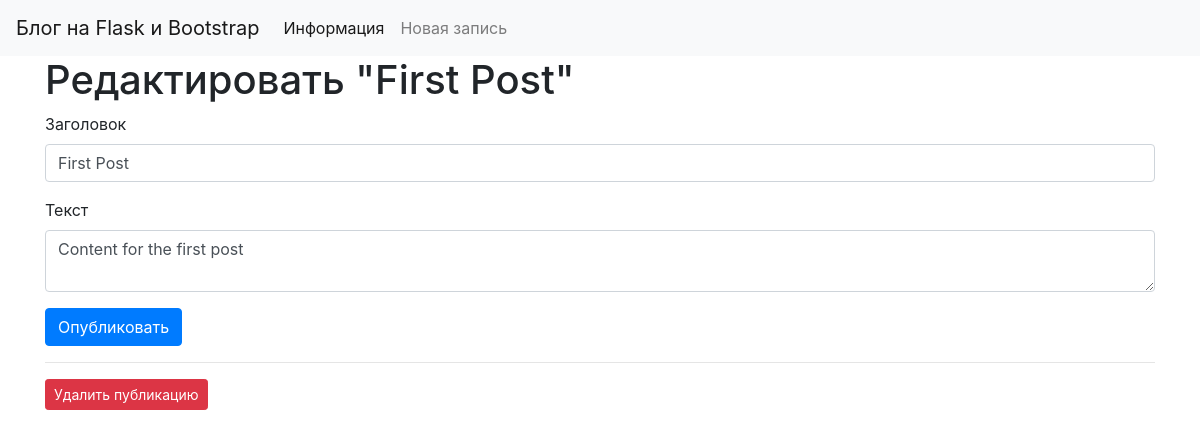
Before: /1/edit with the older database file.
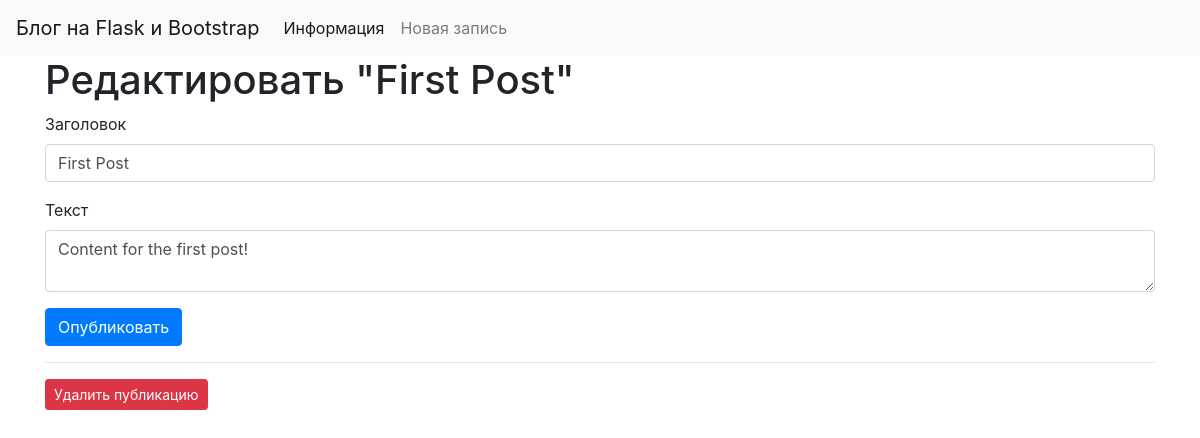
After: the same page with the newer database file.
### tables this page shows
CREATE TABLE posts (
    id INTEGER PRIMARY KEY AUTOINCREMENT,
    created TIMESTAMP NOT NULL DEFAULT CURRENT_TIMESTAMP,
    title TEXT NOT NULL,
    content TEXT NOT NULL
);

### app.py (the view, shortened to what this page needs)
@app.route('/<int:id>/edit', methods=('GET', 'POST'))
def edit(id):
    post = get_post(id)
    return render_template('edit.html', post=post)

### app.py (called while the page is built)
def get_db_connection():
    conn = sqlite3.connect('database.db')
    conn.row_factory = sqlite3.Row
    return conn

def get_post(post_id):
    conn = get_db_connection()
    post = conn.execute('SELECT * FROM posts WHERE id = ?',
                        (post_id,)).fetchone()
    conn.close()
    if post is None:
        abort(404)
    return post

### templates/edit.html (shortened to what this page needs)
{% extends 'base.html' %}
{% block content %}
<h1>{% block title %} Редактировать "{{ post['title'] }}" {% endblock %}</h1>
<form method="post">
    <div class="form-group">
        <label for="title">Заголовок</label>
        <input type="text" name="title" placeholder="Post title"
               class="form-control"
               value="{{ request.form['title'] or post['title'] }}">
    </div>
    <div class="form-group">
        <label for="content">Текст</label>
        <textarea name="content" placeholder="Post content"
                  class="form-control">{{ request.form['content'] or post['content'] }}</textarea>
    </div>
    <div class="form-group">
        <button type="submit" class="btn btn-primary">Опубликовать</button>
    </div>
</form>
<hr>
<form action="{{ url_for('delete', id=post['id']) }}" method="POST">
    <input type="submit" value="Удалить публикацию"
            class="btn btn-danger btn-sm"
            onclick="return confirm('Вы уверены что хотите удалить эту публикацию?')">
</form>
{% endblock %}

Changed rows visible on the page:
changed posts "First Post": content "Content for the first post" → "Content for the first post!"
